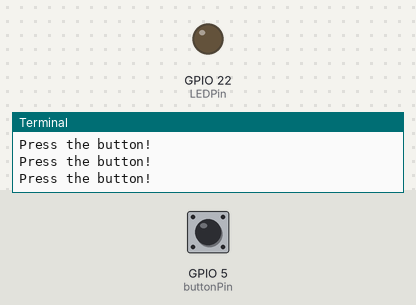
Recording of a program running on a simulated Raspberry Pi (BCM pin numbers). Shown: output pins drawn as LEDs (lit = HIGH), the last lines printed to the terminal. Inputs (shaded band) come from the test bench; at power-on: GPIO 5 (buttonPin) HIGH.

Above: at 5.0 s.
5.1 s: GPIO 5 (buttonPin) pulled LOW for 0.15 s
At 5.4 s:
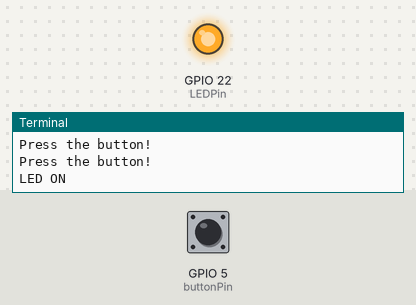
6.7 s: GPIO 5 (buttonPin) pulled LOW for 3.2 s
At 8.6 s:
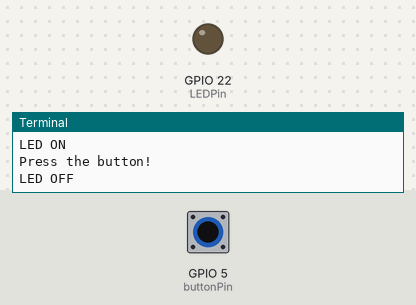
11.4 s: GPIO 5 (buttonPin) pulled LOW for 1 s
At 13.0 s:
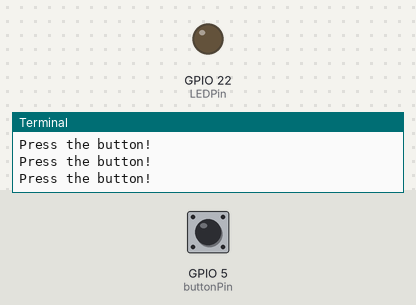
Timing chart, 0 to 14.5 s (numbered marks = the images above; inputs shaded):
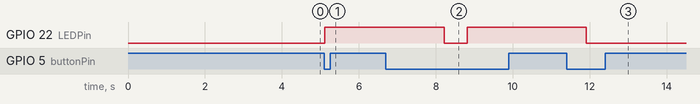

The program:

LEDButton.py
```python
# Raspberry Pi Tutorial 20 - GPIO How to use a Push Button

import RPi.GPIO as GPIO
from time import sleep

GPIO.setmode(GPIO.BCM)

blinkCount = 3
count = 0
LEDPin = 22
buttonPin = 5

# Setup the pin the LED is connected to
GPIO.setup(LEDPin, GPIO.OUT)
# Setup the button
GPIO.setup(buttonPin, GPIO.IN, pull_up_down = GPIO.PUD_UP)

buttonPress = True
ledState = False

try:
    while count < blinkCount:
        print("Press the button!")
        buttonPress = GPIO.input(buttonPin)
        if buttonPress == False and ledState == False:
            GPIO.output(LEDPin, True)
            print("LED ON")
            ledState = True
            sleep(3)
        elif buttonPress == False and ledState == True:
            GPIO.output(LEDPin, False)
            print("LED OFF")
            ledState = False
            count += 1
            sleep(0.5)
        sleep(0.1)
finally:
    # Reset the GPIO Pins to a safe state
    GPIO.output(LEDPin, False)
    GPIO.cleanup()
```

Measured:
- after the input at 5.1 s, GPIO 22 (LEDPin): LOW → HIGH at once
- after the input at 6.7 s, GPIO 22 (LEDPin): HIGH → LOW after 1.5 s, → HIGH 0.60 s later
- after the input at 11.4 s, GPIO 22 (LEDPin): HIGH → LOW after 0.51 s
